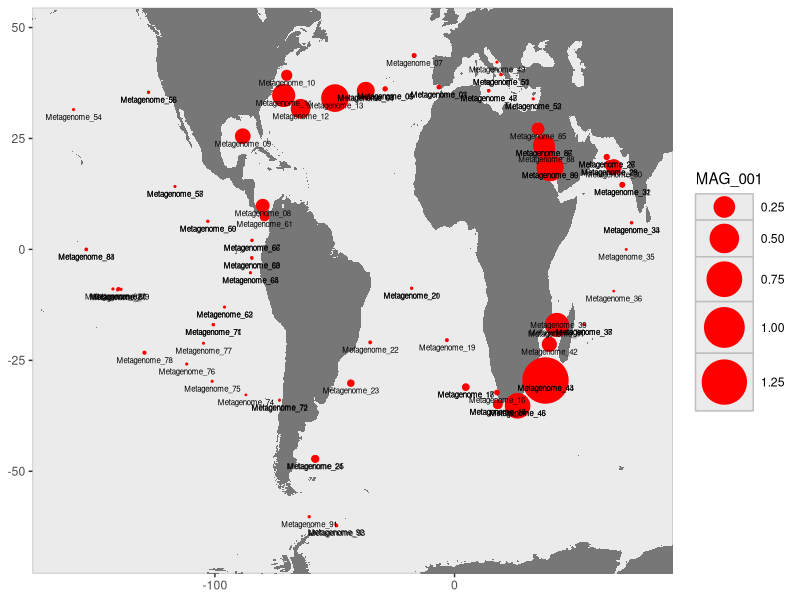
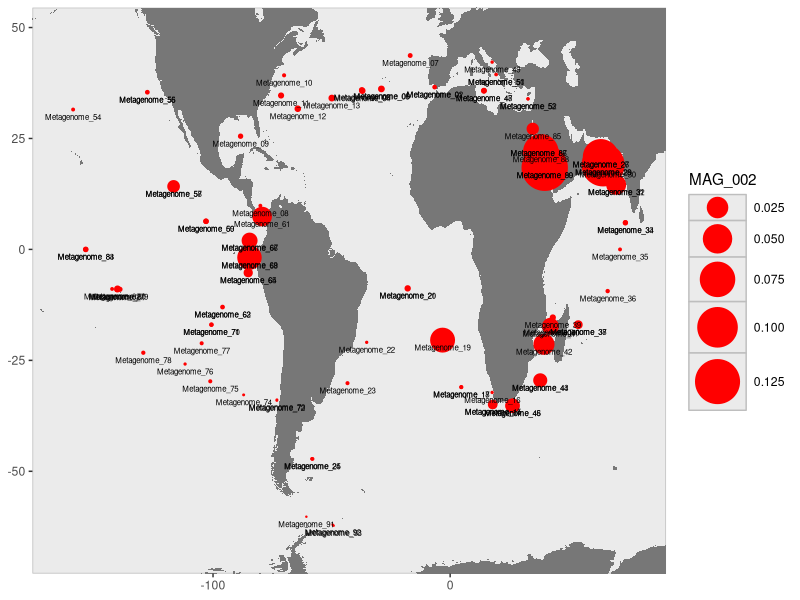
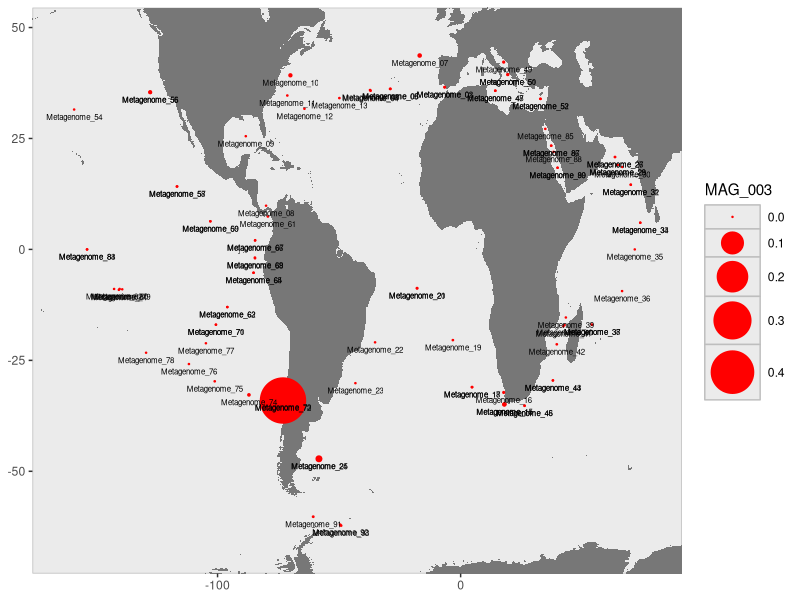
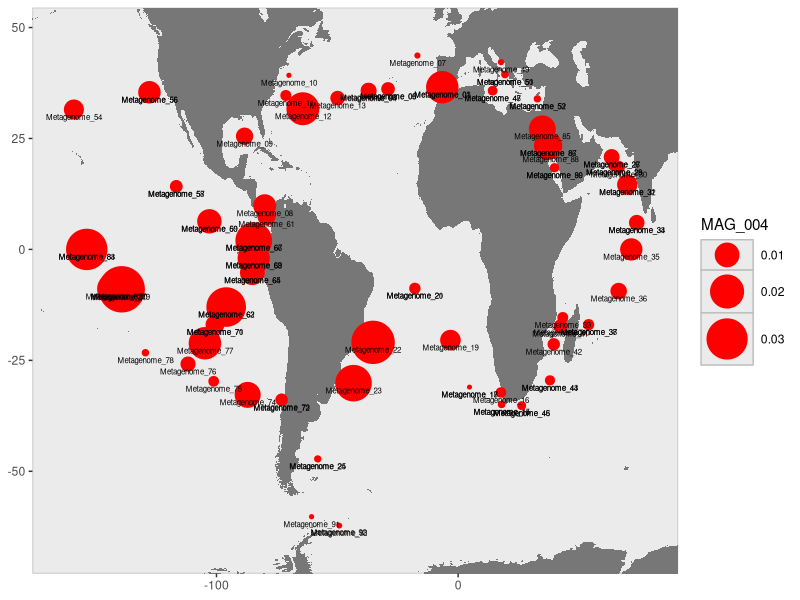
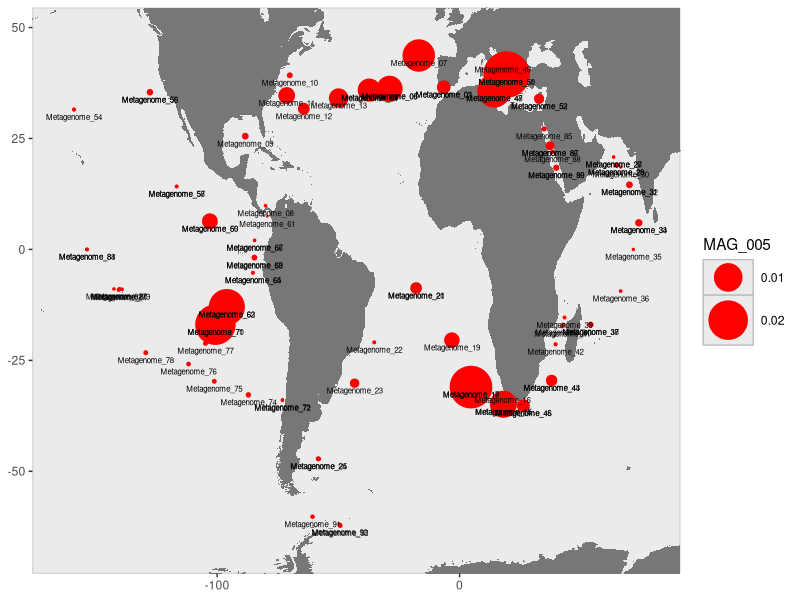

The R script that drew these images, in order:
#!/usr/bin/env Rscript

suppressMessages(library(ggplot2))
suppressMessages(library(maps))

#############################################################################
# Feel free to edit the stuff below
#############################################################################

FONT_SIZE <- 2 # set it to 0 to see no labels
FONT_COLOR="black"

POINT_COLOR="RED"

# scaling points
MIN_POINT_SIZE <- 0.2
MAX_POINT_SIZE <- 15

MARGIN_MIN_LAT <- -5
MARGIN_MAX_LAT <- 5
MARGIN_MIN_LON <- -5
MARGIN_MAX_LON <- 5

PDF_WIDTH <- 12
PDF_HEIGHT <- 5.5

#############################################################################

gen_blank_world_map <- function(df) {
  world_map <- map_data("world")

  min_lat <- min(df$Lat) + MARGIN_MIN_LAT
  max_lat <- max(df$Lat) + MARGIN_MAX_LAT
  min_lon <- min(df$Lon) + MARGIN_MIN_LON
  max_lon <- max(df$Lon) + MARGIN_MAX_LON

  p <- ggplot(data=world_map,aes(x=long, y=lat, group=group))
  p <- p + geom_polygon(fill = '#777777')
  p <- p + coord_cartesian(xlim = c(min_lon, max_lon),
                           ylim = c(min_lat, max_lat))

  return(p)
}

add_mag_abundances <- function(plot_object, df, mag, alpha=0.2, labels = TRUE){
  plot_object <- plot_object + geom_jitter(data = df,
                                           position=position_jitter(width=0, height=0),
                                           aes_string(x="Lon", y="Lat",
                                                      group=mag,
                                                      size=mag),
                                           color=POINT_COLOR)

  plot_object <- plot_object + geom_text(data = df,
                                         aes(x=Lon, y=Lat,
                                             group='text',
                                             label=samples),
                                         size=FONT_SIZE,
                                         color=FONT_COLOR,
                                         vjust=1,
                                         nudge_y=-1)

  plot_object <- plot_object + scale_size(range=c(MIN_POINT_SIZE,
                                                  MAX_POINT_SIZE))

  return(plot_object)
}

clean_map <- function(plot_object){
  plot_object <- plot_object +
    xlab(NULL) + ylab(NULL) +
    theme(panel.grid.major = element_blank()) +
    theme(panel.grid.minor = element_blank()) +
    theme(panel.background = element_rect(colour = "gray"))
  return(plot_object)
}

# get the data
df <- read.table(file = 'data.txt',
                 header = TRUE,
                 sep = "\t",
                 quote = "")

# learn about columns that show distribution of MAGs
MAGs <- names(df)[grepl("MAG_", names(df))]

# go through each MAG, and create a single image.
for (MAG in MAGs){
  cat(sprintf("Working on %s ...\n", MAG))

  # get a blank world map
  world_map <- gen_blank_world_map(df)

  # add mag abundances on the canvas
  world_map <- add_mag_abundances(world_map, df, MAG, alpha=1)

  # clean it up
  world_map <- clean_map(world_map)

  # save it
  pdf(paste(MAG, '.pdf', sep=''), width=PDF_WIDTH, height=PDF_HEIGHT)
  print(world_map)
  dev.off()
}

